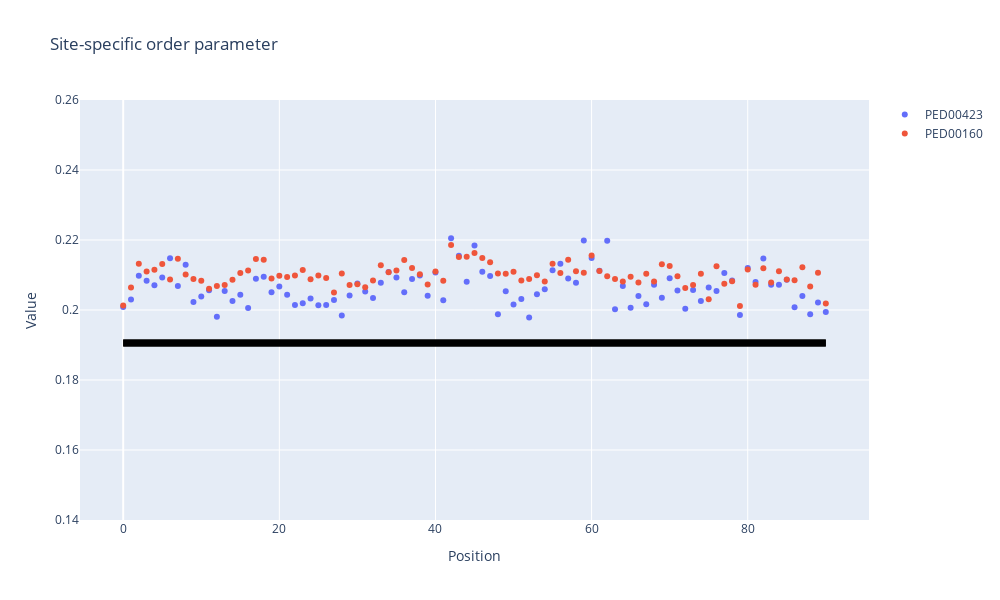

Notebook source saved alongside this figure:
### Code cell
def dict_coord(tr):
    coord={}
    for key in tr.keys():
        ca_ids = tr[key].topology.select("protein and name CA")
        ca_xyz = tr[key].xyz[:,ca_ids]
        coord[key]=ca_xyz
    return coord


def site_specific_order_parameter(ca_xyz_dict):
    computed_data = {}
    for key, ca_xyz in ca_xyz_dict.items():
        starting_matrix = np.zeros((ca_xyz.shape[0], ca_xyz.shape[1]-1, ca_xyz.shape[1]-1))
        for conformation in range(ca_xyz.shape[0]):
            for i in range(ca_xyz.shape[1]-1):
                vector_i_i_plus1 = ca_xyz[conformation][i+1] - ca_xyz[conformation][i]
                vector_i_i_plus1 /= np.linalg.norm(vector_i_i_plus1)
                for j in range(ca_xyz.shape[1]-1):
                    vector_j_j_plus1 = ca_xyz[conformation][j+1] - ca_xyz[conformation][j]
                    vector_j_j_plus1 /= np.linalg.norm(vector_j_j_plus1)
                    cos_i_j = np.dot(vector_i_i_plus1, vector_j_j_plus1)
                    starting_matrix[conformation][i][j] = cos_i_j
        mean_cos_tetha = np.mean(starting_matrix, axis=0)
        square_diff = (starting_matrix - mean_cos_tetha) ** 2
        variance_cos_tetha = np.mean(square_diff, axis=0)
        K_ij = np.array([[1 - np.sqrt(2 * variance_cos_tetha[i][j]) for j in range(variance_cos_tetha.shape[1])] for i in range(variance_cos_tetha.shape[0])])
        o_i = np.mean(K_ij, axis=1)
        computed_data[key] = o_i
    return computed_data
dict_o_i=site_specific_order_parameter(ca_xyz_dict)
def plot_o_i(dict_o_i):
    fig = go.Figure()
    for key, o_i in dict_o_i.items():
        position = list(range(o_i.shape[0])) 
        trace = go.Scatter(x=position, y=o_i, mode='markers', name=key)
        fig.add_trace(trace)
    
    layout = go.Layout(
        title='Site-specific order parameter',
        xaxis=dict(title='Position'),
        yaxis=dict(title='Value', range=[0.14, 0.26]),
        width=1000,
        height=600
    )
    
    fig.update_layout(layout)
    
    for key, _ in dict_o_i.items():
        fig.add_shape(type="line", x0=min(position), y0=0.1906, x1=max(position), y1=0.1906, line=dict(color="black", width=7))
    
    fig.show()
plot_o_i(dict_o_i)

### Figure 1 — Plotly figure (JSON) as saved in the notebook; plotly's stock layout.template omitted (floating-point values rounded to 4 significant figures)
{"data": [{"mode": "markers", "name": "PED00423", "type": "scatter", "x": [0, 1, 2, 3, 4, 5, 6, 7, 8, 9, 10, 11, 12, 13, 14, 15, 16, 17, 18, 19, 20, 21, 22, 23, 24, 25, 26, 27, 28, 29, 30, 31, 32, 33, 34, 35, 36, 37, 38, 39, 40, 41, 42, 43, 44, 45, 46, 47, 48, 49, 50, 51, 52, 53, 54, 55, 56, 57, 58, 59, 60, 61, 62, 63, 64, 65, 66, 67, 68, 69, 70, 71, 72, 73, 74, 75, 76, 77, 78, 79, 80, 81, 82, 83, 84, 85, 86, 87, 88, 89, 90], "y": [0.2009, 0.203, 0.2098, 0.2083, 0.2071, 0.2093, 0.2148, 0.2069, 0.2129, 0.2023, 0.2039, 0.2057, 0.1981, 0.2054, 0.2026, 0.2044, 0.2006, 0.2089, 0.2095, 0.2051, 0.2067, 0.2044, 0.2014, 0.2019, 0.2033, 0.2013, 0.2014, 0.2028, 0.1985, 0.2042, 0.2076, 0.2053, 0.2034, 0.2078, 0.2108, 0.2093, 0.2051, 0.2089, 0.2099, 0.2041, 0.2107, 0.2028, 0.2205, 0.2155, 0.2081, 0.2185, 0.2109, 0.2097, 0.1988, 0.2053, 0.2016, 0.2031, 0.1979, 0.2045, 0.206, 0.2114, 0.2132, 0.209, 0.2078, 0.2199, 0.2148, 0.2112, 0.2198, 0.2002, 0.2069, 0.2006, 0.204, 0.2016, 0.2072, 0.2035, 0.2091, 0.2056, 0.2004, 0.2057, 0.2026, 0.2064, 0.2054, 0.2105, 0.2085, 0.1986, 0.212, 0.208, 0.2147, 0.2072, 0.2072, 0.2087, 0.2008, 0.204, 0.1988, 0.2021, 0.1994]}, {"mode": "markers", "name": "PED00160", "type": "scatter", "x": [0, 1, 2, 3, 4, 5, 6, 7, 8, 9, 10, 11, 12, 13, 14, 15, 16, 17, 18, 19, 20, 21, 22, 23, 24, 25, 26, 27, 28, 29, 30, 31, 32, 33, 34, 35, 36, 37, 38, 39, 40, 41, 42, 43, 44, 45, 46, 47, 48, 49, 50, 51, 52, 53, 54, 55, 56, 57, 58, 59, 60, 61, 62, 63, 64, 65, 66, 67, 68, 69, 70, 71, 72, 73, 74, 75, 76, 77, 78, 79, 80, 81, 82, 83, 84, 85, 86, 87, 88, 89, 90], "y": [0.2013, 0.2064, 0.2132, 0.211, 0.2115, 0.2132, 0.2087, 0.2147, 0.2102, 0.2088, 0.2083, 0.2061, 0.2069, 0.2072, 0.2087, 0.2106, 0.2113, 0.2146, 0.2144, 0.209, 0.2098, 0.2094, 0.2098, 0.2114, 0.2088, 0.2098, 0.2091, 0.205, 0.2104, 0.2071, 0.2074, 0.2065, 0.2084, 0.2128, 0.2108, 0.2113, 0.2143, 0.212, 0.2102, 0.2073, 0.211, 0.2083, 0.2186, 0.2151, 0.2152, 0.2163, 0.2149, 0.2136, 0.2105, 0.2104, 0.2109, 0.2084, 0.2089, 0.2099, 0.2081, 0.2132, 0.2105, 0.2144, 0.2111, 0.2106, 0.2156, 0.2111, 0.2096, 0.2088, 0.2081, 0.2095, 0.2078, 0.2104, 0.2081, 0.213, 0.2126, 0.2097, 0.2063, 0.2072, 0.2103, 0.2031, 0.2125, 0.2075, 0.2082, 0.2011, 0.2116, 0.2072, 0.2119, 0.2079, 0.2111, 0.2087, 0.2085, 0.2122, 0.2067, 0.2106, 0.2019]}], "layout": {"height": 600, "shapes": [{"line": {"color": "black", "width": 7}, "type": "line", "x0": 0, "x1": 90, "y0": 0.1906, "y1": 0.1906}, {"line": {"color": "black", "width": 7}, "type": "line", "x0": 0, "x1": 90, "y0": 0.1906, "y1": 0.1906}], "title": {"text": "Site-specific order parameter"}, "width": 1000, "xaxis": {"title": {"text": "Position"}}, "yaxis": {"range": [0.14, 0.26], "title": {"text": "Value"}}}}
